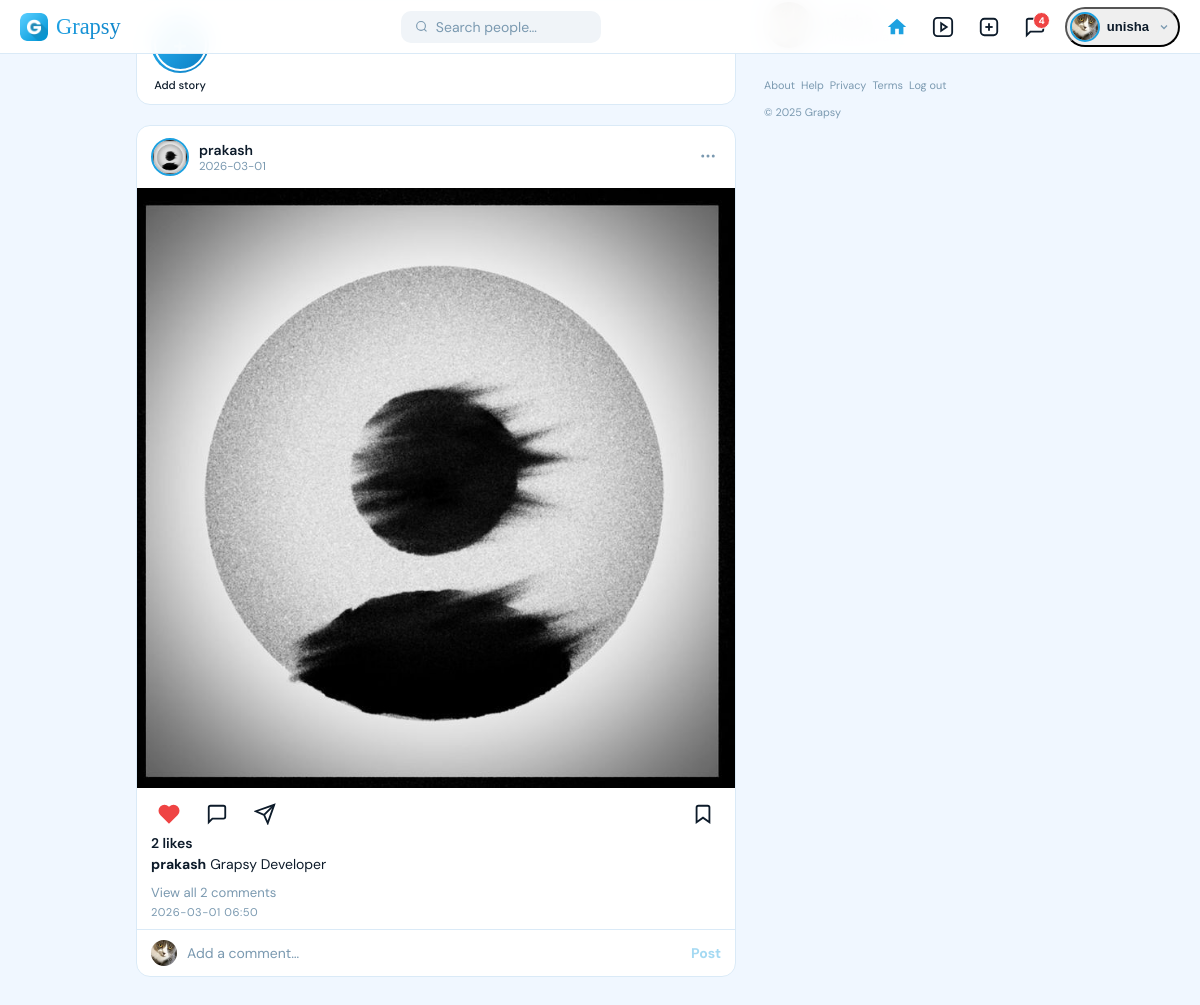
/ (signed in), run on the app's committed database.
### tables this page shows
CREATE TABLE users (
                id INTEGER PRIMARY KEY AUTOINCREMENT,
                username TEXT UNIQUE NOT NULL,
                password TEXT NOT NULL,
                name TEXT NOT NULL,
                email TEXT UNIQUE NOT NULL,
                country TEXT NOT NULL,
                phone TEXT NOT NULL
            , profile_pic TEXT, bio TEXT DEFAULT "");

CREATE TABLE posts (
                id         INTEGER PRIMARY KEY AUTOINCREMENT,
                user_id    INTEGER NOT NULL,
                caption    TEXT DEFAULT '',
                media_file TEXT NOT NULL,
                media_type TEXT NOT NULL DEFAULT 'image',
                created_at DATETIME DEFAULT CURRENT_TIMESTAMP,
                FOREIGN KEY(user_id) REFERENCES users(id)
            );

### app.py (the view)
@app.route("/")
@login_required
def home():
    me = get_user(session["username"])
    if me is None:
        session.clear()
        flash("Session expired. Please log in again.", "warning")
        return redirect(url_for("login"))
    with get_db() as conn:
        posts = conn.execute('''
            SELECT p.*, u.username, u.profile_pic,
                   (SELECT COUNT(*) FROM likes l WHERE l.post_id=p.id) AS like_count,
                   (SELECT COUNT(*) FROM comments c WHERE c.post_id=p.id) AS comment_count,
                   (SELECT 1 FROM likes l WHERE l.post_id=p.id AND l.user_id=?) AS i_liked
            FROM posts p JOIN users u ON u.id=p.user_id
            WHERE p.user_id=? OR p.user_id IN (SELECT following_id FROM follows WHERE follower_id=?)
            ORDER BY p.created_at DESC LIMIT 30
        ''', (me["id"], me["id"], me["id"])).fetchall()
        stories = conn.execute('''
            SELECT DISTINCT u.id, u.username, u.profile_pic
            FROM stories s JOIN users u ON u.id=s.user_id
            WHERE s.user_id IN (SELECT following_id FROM follows WHERE follower_id=?)
              AND s.created_at >= datetime('now','-1 day')
        ''', (me["id"],)).fetchall()
        suggested = conn.execute('''
            SELECT u.* FROM users u
            WHERE u.id!=? AND u.id NOT IN (SELECT following_id FROM follows WHERE follower_id=?)
            ORDER BY RANDOM() LIMIT 5
        ''', (me["id"], me["id"])).fetchall()
        unread_count = conn.execute(
            "SELECT COUNT(*) FROM messages WHERE receiver_id=? AND is_read=0", (me["id"],)
        ).fetchone()[0]
    return render_template("home.html", me=me, posts=posts, stories=stories,
                           suggested=suggested, pic_url=pic_url, unread_count=unread_count)

### app.py (called while the page is built)
def get_db():
    conn = sqlite3.connect("users.db")
    conn.row_factory = sqlite3.Row
    return conn

def get_user(username):
    with get_db() as conn:
        return conn.execute("SELECT * FROM users WHERE username=?", (username,)).fetchone()

def pic_url(user):
    if user and user["profile_pic"]:
        return url_for("static", filename=f"uploads/profile_pics/{user['profile_pic']}")
    return url_for("static", filename="logo.png")

def login_required(f):
    @wraps(f)
    def decorated(*args, **kwargs):
        if "username" not in session:
            flash("Please login first!", "error")
            return redirect(url_for("login"))
        return f(*args, **kwargs)
    return decorated

### templates/home.html (shortened to what this page needs)
{% extends "base.html" %}
{% block content %}
<div class="layout">
  <div class="feed">
    <div class="stories-card">
      <div class="stories-row">
        <a class="story-item" href="{{ url_for('create_story') }}" style="animation-delay:.05s;text-decoration:none;color:inherit">
          <div class="story-ring-wrap seen" style="background:linear-gradient(135deg,#29b6f6,#0d7fc4)">
            <div class="story-inner" style="background:var(--grad);font-size:1.5rem">+</div>
          </div>
          <span class="story-name">Add story</span>
        </a>
      </div>
    </div>
    {% if posts %}
      {% for post in posts %}
      <div class="post-card" style="animation-delay:{{ loop.index * 0.08 }}s">
        <div class="post-header">
          <a class="post-user" href="{{ url_for('profile', username=post.username) }}">
            <div class="post-avatar-wrap">
              <img src="{{ pic_url(post) }}" alt="{{ post.username }}">
            </div>
            <div>
              <div class="post-username">{{ post.username }}</div>
              <div class="post-location">{{ post.created_at[:10] }}</div>
            </div>
          </a>
          {% if post.username == me.username %}
          <form action="{{ url_for('delete_post', post_id=post.id) }}" method="post" style="display:inline">
            <button class="post-more-btn" title="Delete post">
              <svg width="18" height="18" viewBox="0 0 24 24" fill="none" stroke="currentColor" stroke-width="2"><polyline points="3 6 5 6 21 6"/><path d="M19 6l-1 14H6L5 6"/><path d="M10 11v6M14 11v6"/></svg>
            </button>
          </form>
          {% else %}
          <button class="post-more-btn">
            <svg width="18" height="18" viewBox="0 0 24 24" fill="currentColor"><circle cx="5" cy="12" r="2"/><circle cx="12" cy="12" r="2"/><circle cx="19" cy="12" r="2"/></svg>
          </button>
          {% endif %}
        </div>
        {% if post.media_type == 'video' %}
        <video class="post-media" controls>
          <source src="{{ url_for('static', filename='uploads/posts/' + post.media_file) }}">
        </video>
        {% else %}
        <img class="post-media" src="{{ url_for('static', filename='uploads/posts/' + post.media_file) }}" alt="post" loading="lazy">
        {% endif %}
        <div class="post-actions">
          <button class="action-btn {% if post.i_liked %}liked{% endif %}" data-post-id="{{ post.id }}" onclick="toggleLike(this,'post')">
            <svg width="22" height="22" viewBox="0 0 24 24" stroke="currentColor" stroke-width="2" fill="{% if post.i_liked %}currentColor{% else %}none{% endif %}">
              <path d="M20.84 4.61a5.5 5.5 0 0 0-7.78 0L12 5.67l-1.06-1.06a5.5 5.5 0 0 0-7.78 7.78l1.06 1.06L12 21.23l7.78-7.78 1.06-1.06a5.5 5.5 0 0 0 0-7.78z"/>
            </svg>
          </button>
          <button class="action-btn" onclick="toggleComments(this, {{ post.id }})">
            <svg width="22" height="22" viewBox="0 0 24 24" fill="none" stroke="currentColor" stroke-width="2"><path d="M21 15a2 2 0 0 1-2 2H7l-4 4V5a2 2 0 0 1 2-2h14a2 2 0 0 1 2 2z"/></svg>
          </button>
          <a class="action-btn" href="{{ url_for('chat', other_id=post.user_id) if post.username != me.username else '#' }}">
            <svg width="22" height="22" viewBox="0 0 24 24" fill="none" stroke="currentColor" stroke-width="2"><line x1="22" y1="2" x2="11" y2="13"/><polygon points="22 2 15 22 11 13 2 9 22 2"/></svg>
          </a>
          <button class="action-btn" onclick="toggleSave(this)">
            <svg width="22" height="22" viewBox="0 0 24 24" fill="none" stroke="currentColor" stroke-width="2"><path d="M19 21l-7-5-7 5V5a2 2 0 0 1 2-2h10a2 2 0 0 1 2 2z"/></svg>
          </button>
        </div>
        <div class="likes-count" id="likes-post-{{ post.id }}">{{ post.like_count }} like{{ 's' if post.like_count != 1 }}</div>
        {% if post.caption %}
        <div class="post-caption"><a href="{{ url_for('profile', username=post.username) }}" class="cap-user">{{ post.username }}</a>{{ post.caption }}</div>
        {% endif %}
        {% if post.comment_count > 0 %}
        <button class="view-comments-btn" onclick="toggleComments(this.nextElementSibling ? this : this, {{ post.id }})">
          View all {{ post.comment_count }} comment{{ 's' if post.comment_count != 1 }}
        </button>
        {% endif %}
        <div class="post-time">{{ post.created_at[:16] }}</div>
        <div class="comment-row">
          <img src="{{ pic_url(me) }}" alt="me">
          <input class="comment-input" type="text" placeholder="Add a comment…"
                 oninput="this.nextElementSibling.classList.toggle('active', this.value.trim().length > 0)"
                 onkeydown="if(event.key==='Enter'){submitComment(this, {{ post.id }})}">
          <button class="comment-post-btn" onclick="submitComment(this.previousElementSibling, {{ post.id }})">Post</button>
        </div>
      </div>
      {% endfor %}
    {% endif %}
  </div>
  <aside class="sidebar">
    <div class="sidebar-profile">
      <a href="{{ url_for('profile', username=me.username) }}">
      </a>
      <div>
        <div class="sidebar-username"><a href="{{ url_for('profile', username=me.username) }}">{{ me.username }}</a></div>
        <div class="sidebar-name">{{ me.name }}</div>
      </div>
    </div>
    <div class="sidebar-footer">
      <div><a href="#">About</a><a href="#">Help</a><a href="#">Privacy</a><a href="#">Terms</a><a href="{{ url_for('logout') }}">Log out</a></div>
      <p style="margin-top:6px">© 2025 Grapsy</p>
    </div>
  </aside>
</div>
{% endblock %}

### templates/base.html (shortened to what this page needs)
<!DOCTYPE html>
<html lang="en">
<head>
</head>
<body>
<nav>
  <a class="nav-logo" href="{{ url_for('home') }}">
    <img src="{{ url_for('static', filename='logo.png') }}" alt="G">
    Grapsy
  </a>
  <form class="nav-search" action="{{ url_for('search') }}" method="get">
    <svg viewBox="0 0 24 24" fill="none" stroke="#7a99b0" stroke-width="2" width="15" height="15"><circle cx="11" cy="11" r="8"/><line x1="21" y1="21" x2="16.65" y2="16.65"/></svg>
    <input type="text" name="q" placeholder="Search people…" value="{{ request.args.get('q','') }}">
  </form>
  <div class="nav-icons">
    <a class="nav-btn {% if request.endpoint=='home' %}active{% endif %}" href="{{ url_for('home') }}" title="Home">
      <svg viewBox="0 0 24 24" fill="currentColor"><path d="M10 20v-6h4v6h5v-8h3L12 3 2 12h3v8z"/></svg>
    </a>
    <a class="nav-btn {% if request.endpoint=='reels' %}active{% endif %}" href="{{ url_for('reels') }}" title="Reels">
      <svg viewBox="0 0 24 24" fill="none" stroke="currentColor" stroke-width="2"><rect x="2" y="2" width="20" height="20" rx="4"/><polygon points="10,8 16,12 10,16"/></svg>
    </a>
    <div class="create-wrap" id="createWrap">
      <button class="nav-btn" onclick="toggleCreate(event)" title="Create">
        <svg viewBox="0 0 24 24" fill="none" stroke="currentColor" stroke-width="2"><rect x="3" y="3" width="18" height="18" rx="4"/><line x1="12" y1="8" x2="12" y2="16"/><line x1="8" y1="12" x2="16" y2="12"/></svg>
      </button>
    </div>
    <a class="nav-btn {% if request.endpoint in ['messages','chat'] %}active{% endif %}" href="{{ url_for('messages') }}" title="Messages">
      {% if unread_count and unread_count > 0 %}<span class="badge">{{ unread_count }}</span>{% endif %}
    </a>
    <div class="create-wrap" id="profileWrap">
      <button class="nav-avatar-wrap" onclick="toggleProfile(event)">
        <img src="{{ pic_url(me) }}" alt="avatar" class="nav-avatar-img" id="navAvatar">
        <span class="nav-avatar-username">{{ me.username }}</span>
        <svg viewBox="0 0 24 24" fill="none" stroke="currentColor" stroke-width="2.5" width="12" height="12" style="margin-left:2px;color:var(--muted)"><polyline points="6 9 12 15 18 9"/></svg>
      </button>
    </div>
  </div>
</nav>
<main>{% block content %}{% endblock %}</main>
</body>
</html>

### templates/base.html (style rules this page uses)
:root { --bg: #f0f7ff; --card: #fff; --border: #daeaf7; --text: #0d1b2a; --muted: #7a99b0; --accent: #1da1e0; --accent2: #0d7fc4; --grad: linear-gradient(135deg,#29b6f6,#0d7fc4); --red: #ef4444; --nav-h: 54px; }
*,*::before,*::after { box-sizing:border-box;margin:0;padding:0 }
body { font-family:'DM Sans',sans-serif;background:var(--bg);color:var(--text);min-height:100vh }
a { text-decoration:none;color:inherit }
nav { position:fixed;top:0;left:0;right:0;height:var(--nav-h);background:rgba(255,255,255,.95);backdrop-filter:blur(12px);border-bottom:1px solid var(--border);display:flex;align-items:center;justify-content:space-between;padding:0 20px;z-index:200 }
.nav-logo { font-family:'Playfair Display',serif;font-size:1.4rem;background:var(--grad);-webkit-background-clip:text;-webkit-text-fill-color:transparent;background-clip:text;display:flex;align-items:center;gap:8px }
.nav-logo img { width:28px;height:28px;border-radius:7px }
.nav-search { display:flex;align-items:center;gap:8px;background:#f0f4f8;border-radius:10px;padding:7px 14px;width:200px;transition:.2s }
.nav-search input { border:none;background:transparent;outline:none;font-family:'DM Sans',sans-serif;font-size:.875rem;width:100%;color:var(--text) }
.nav-search input::placeholder { color:var(--muted) }
.nav-icons { display:flex;align-items:center;gap:14px }
.nav-btn { background:none;border:none;cursor:pointer;color:var(--text);padding:5px;border-radius:8px;display:flex;align-items:center;justify-content:center;position:relative;transition:.15s;text-decoration:none }
.nav-btn svg { width:22px;height:22px }
.nav-btn.active { color:var(--accent) }
.badge { position:absolute;top:1px;right:1px;background:var(--red);color:#fff;font-size:.6rem;font-weight:700;border-radius:10px;padding:1px 4px;border:1.5px solid #fff;min-width:16px;text-align:center }
.nav-avatar-wrap { display:flex;align-items:center;gap:7px;cursor:pointer;padding:3px 8px 3px 3px;border-radius:20px;transition:.15s }
.nav-avatar-img { width:30px;height:30px;border-radius:50%;object-fit:cover;border:2px solid var(--accent) }
.nav-avatar-username { font-size:.82rem;font-weight:600;color:var(--text);max-width:90px;overflow:hidden;text-overflow:ellipsis;white-space:nowrap }
main { padding-top:calc(var(--nav-h)+20px);min-height:100vh }
.create-wrap { position:relative }

### data on the page
users: username "unisha"
posts: username "prakash", created_at "2026-03-01", media_file (picture), like_count "2", like_count "s", caption "Grapsy Developer", comment_count "2", comment_count "s", created_at "2026-03-01 06:50"

### other printed values
{{ unread_count }} "4"
